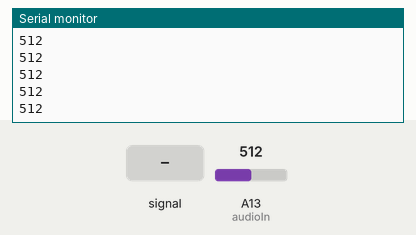
This sketch was run on a simulated Arduino Mega 2560, built with avr-gcc and run on an emulated ATmega2560. Parts: the last lines printed to the serial monitor. The test bench sets the inputs (shaded band); at power-on: A13 (audioIn) = 512.

Above: at 1.2 s.
1.3 s: A13 (audioIn) fed a 200 Hz sine of ±81 counts around its level
At 2.1 s:
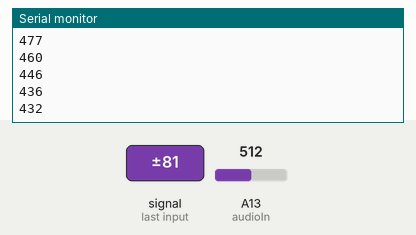
2.8 s: A13 (audioIn) set to 716
At 3.5 s:
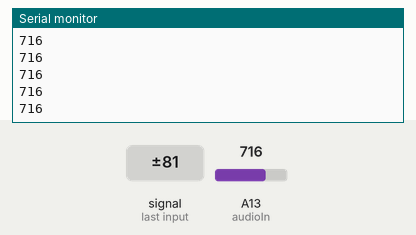
4.3 s: A13 (audioIn) fed a 1000 Hz sine of ±255 counts around its level
At 4.9 s:
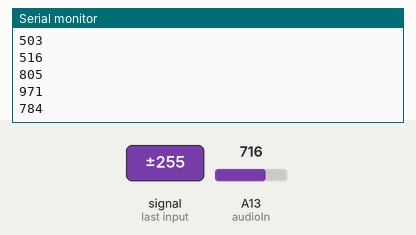
5.8 s: A13 (audioIn) set to 900
At 6.4 s:
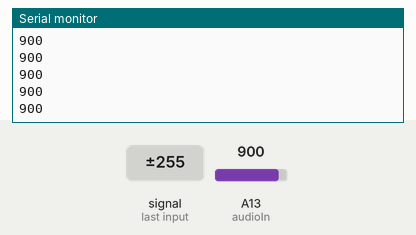
Timing chart, 0 to 8.3 s (numbered marks = the images above; inputs shaded):
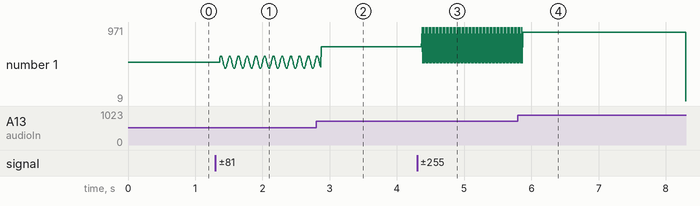

The sketch:

AudioJack.ino
```cpp
//Testing the Sparkfun PCB/Audio Jack
const int audioIn = A13;

void setup() {
  // put your setup code here, to run once:
  Serial.begin(9600);
  pinMode(audioIn, INPUT);
}

void loop() {
  // put your main code here, to run repeatedly:
  Serial.println(analogRead(audioIn));

}
```

Measured:
- after the input at 1.3 s, the serial monitor: prints a new line after 0.07 s (image 1)
- after the input at 2.8 s, the serial monitor: prints a new line after 0.07 s (image 2)
- after the input at 4.3 s, the serial monitor: prints a new line after 0.07 s (image 3)
- after the input at 5.8 s, the serial monitor: prints a new line after 0.07 s (image 4)
- plotted number 1: 512 → 572 after the input at 1.3 s, 572 → 716 after the input at 2.8 s, 716 → 805 after the input at 4.3 s
